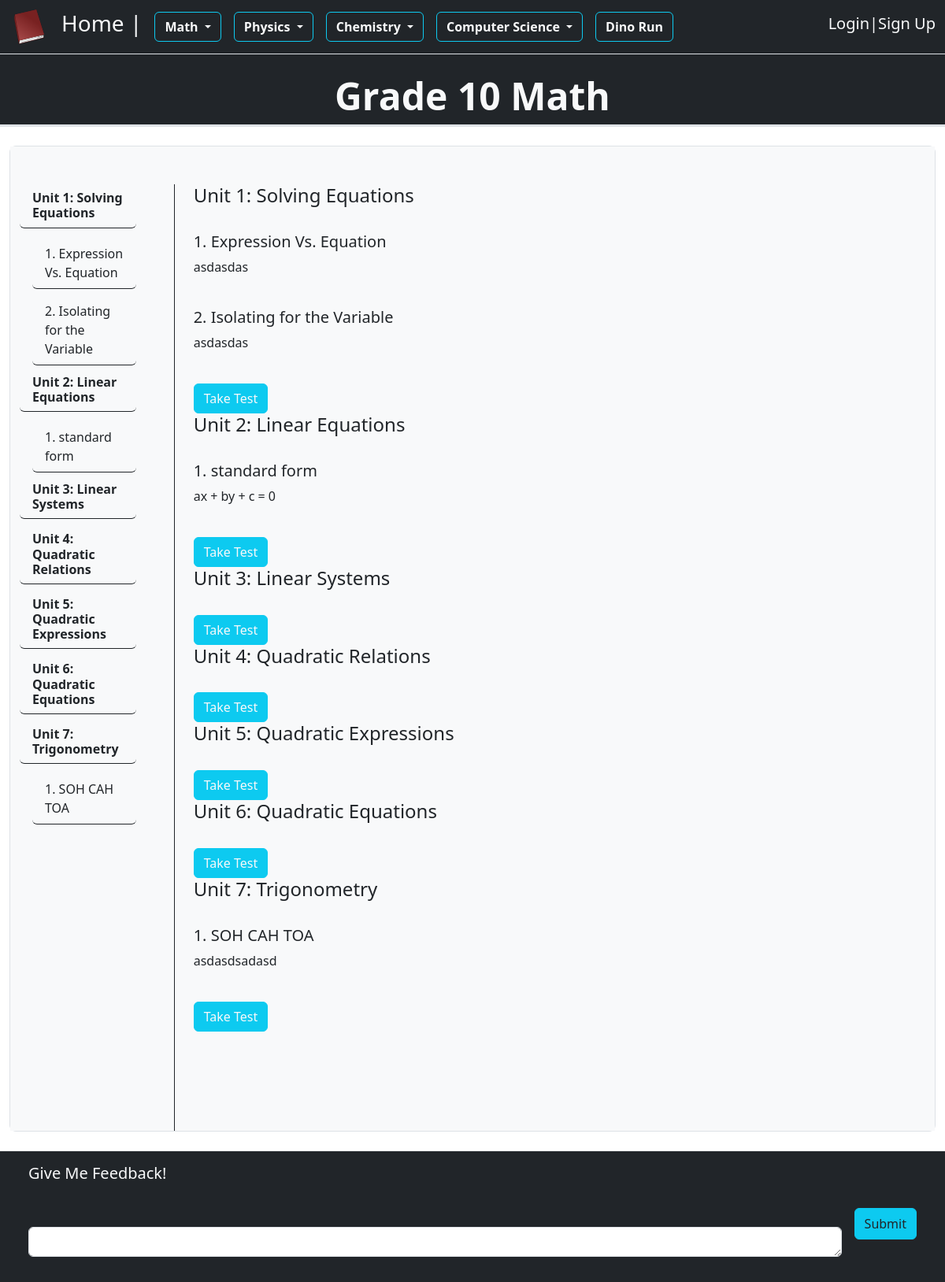
Page /math/5 on the committed database.
### study_app/models.py (models this page shows, shortened)
class MathMain(models.Model):
    title = models.CharField(max_length=100)
    date_added = models.DateTimeField(auto_now_add=True)
    image = models.ImageField(upload_to="images/")

class MathUnit(models.Model):
    id = models.IntegerField(primary_key=True, default=1)
    title = models.CharField(max_length=250)
    subject = models.ForeignKey(MathMain, on_delete=models.CASCADE)

class MathSubUnit(models.Model):
    id = models.IntegerField(primary_key=True, default=1)
    title = models.CharField(max_length=250)
    unit = models.ForeignKey(MathUnit, on_delete=models.CASCADE)
    description = models.TextField(blank=False)

### study_app/views.py (the view, shortened to what this page needs)
# urls.py: path("math/<int:id>", views.study_math, name="study_math"),
def study_math(request, id):
    if request.method != "POST":
        current_url = request.resolver_match.view_name
        math_grades = MathMain.objects.all().order_by('date_added')
        physics_grades = PhysicsMain.objects.all().order_by('date_added')
        chem_grades = ChemMain.objects.all().order_by('date_added')
        compsci_grades = CompSciMain.objects.all().order_by('date_added')
        grade = MathMain.objects.get(pk=id)
        units = grade.mathunit_set.order_by("id")
        subunits = MathSubUnit.objects.all().order_by("id")
        feedback_form = FeedbackForm()
        unit_form = MathUnitForm()
        subunit_form = MathSubUnitForm()
    context = {
        "math_grades": math_grades,
        "physics_grades": physics_grades,
        "chem_grades": chem_grades,
        "compsci_grades": compsci_grades,
        "grade": grade,
        "feedback_form": feedback_form,
        "unit_form": unit_form,
        "subunit_form": subunit_form,
        "units": units,
        "subunits": subunits,
        "current_url": current_url
    }
    return render(request, 'study.html', context)

### study_app/forms.py
class FeedbackForm(forms.ModelForm):
    class Meta:
        model = Feedback
        fields = ["feedback"]
        labels = {"feedback":""}
        widgets = {'feedback': forms.Textarea(attrs={'rows': 1})}

class MathUnitForm(forms.ModelForm):
    class Meta:
        model = MathUnit
        fields = ["title"]

### study_app/templates/study.html (shortened to what this page needs)
<!DOCTYPE html>
{% extends './base.html' %}
{% load static %}
{% load bootstrap5 %}
    {% block header %}
    <link rel="stylesheet" href="{% static 'study.css' %}">
    {% endblock header %}
{% block content %}
<div class="container-fluid border-bottom border-3 pt-4 bg-dark">
  <h1 class="display-5 fw-bold text-light text-center">
    {{ grade.title }}
  </h1>
</div>
<div class="mb-4 mt-4 bg-light border rounded-3 jumbotron-custom">
  <div class="container-fluid">
    <div class="row bg-light align-center pt-5 border-dark">
      <div class="col-2" style="overflow-y:auto; height: 80vh;">
        <nav id="navbar-example3" class="h-100 flex-column align-items-stretch pe-4">
          <nav class="nav nav-pills flex-column">
            {% for unit in units %}
              <a class="nav-link border-bottom border-dark text-dark h5 fw-bold" href="#{{ unit.title }}">
                  {{ unit.title }}
              </a>
              <nav class="nav nav-pills flex-column">
                {% for subunit in subunits %}
                  {% if subunit.unit == unit %}
                    <a class="nav-link ms-3 my-1 border-bottom border-dark text-dark" href="#{{ subunit.title }}">
                        {{ subunit.title }}
                    </a>
                  {% endif %}
                {% endfor %}
            {% endfor %}
            </nav>
          </nav>
        </nav>
      </div>
      <div class="col-10 text-start">
        <div data-bs-spy="scroll" data-bs-target="#navbar-example3" data-bs-smooth-scroll="true" class="scrollspy-example-2 text-dark border-start border-dark ps-4" tabindex="0" style="overflow-y:auto; height: 80vh;">
          {% for unit in units %}
            <div id="{{ unit.title }}">
              <h4>{{ unit.title }}</h4>
            </div>
            <br>
            {% for subunit in subunits %}
              {% if subunit.unit == unit %}
                <div id="{{ subunit.title }}">
                  <h5>{{ subunit.title }}</h5>
                  <p>{{ subunit.description }}</p>
                </div>
                <br>
              {% endif %}
            {% endfor %}
            <a class="btn btn-info text-light" role="button" href="{% url 'main:test' unit.subject.title unit.title %}">Take Test</a>
            <br>
          {% endfor %}
        </div>
      </div>
    </div>
  </div>
</div>
{% endblock content %}

### study_app/static/study.css (style rules this page uses)
.jumbotron-custom { width: 98vw; margin: auto; }

### rows in the picture
MathMain: title "Grade 10 Math"
MathUnit: title "Unit 1: Solving Equations"
MathSubUnit: title "1. Expression Vs. Equation", description "asdasdas"
MathSubUnit: title "2. Isolating for the Variable", description "asdasdas"
MathUnit: title "Unit 2: Linear Equations"
MathSubUnit: title "1. standard form", description "ax + by + c = 0"
MathUnit: title "Unit 3: Linear Systems"
MathUnit: title "Unit 4: Quadratic Relations"
MathUnit: title "Unit 5: Quadratic Expressions"
MathUnit: title "Unit 6: Quadratic Equations"
MathUnit: title "Unit 7: Trigonometry"
MathSubUnit: title "1. SOH CAH TOA", description "asdasdsadasd"
